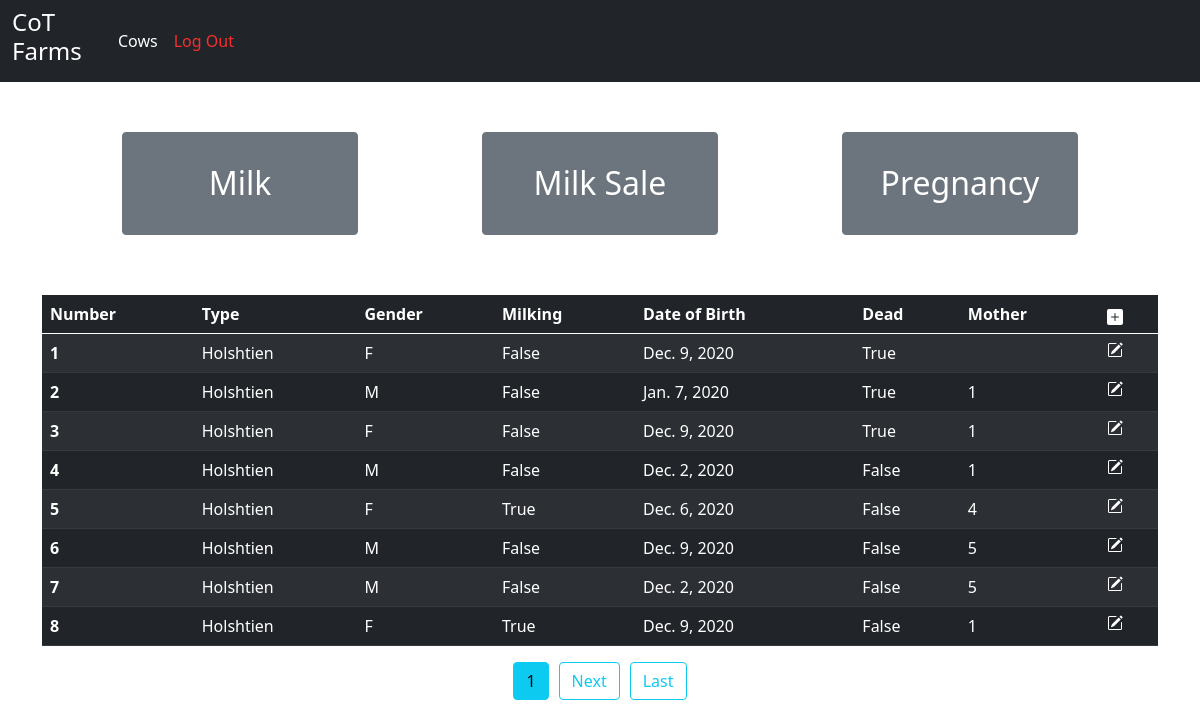
Screenshot of /Cows/ (signed in) with the database file from the repository.
### Manager/models.py (models this page shows, shortened)
class Cow(models.Model):
    Gender = (("M","MALE"),("F","FEMALE"))
    number = models.IntegerField(primary_key=True)
    dob = models.DateField()
    Type = models.ForeignKey(CowType, on_delete=models.SET_NULL, null=True)
    mother = models.ForeignKey("self", on_delete=models.SET_NULL, null=True, blank=True )
    gender = models.CharField(choices=Gender,max_length=1)
    dead = models.BooleanField(default=False)
    isMilking = models.BooleanField(default=False)

class CowType(models.Model):
    Type = models.CharField(max_length=30)
    def __str__(self):
        return self.Type

### Manager/views.py (the view)
# urls.py: path('', login_required(CowListView.as_view()), name='manager-cow-home'),
class CowListView(ListView):
    model = Cow
    template_name = 'Manager/Cows.html'
    context_object_name = "cows"
    ordering = ['number']
    paginate_by = 8

### Manager/templates/Manager/Cows.html (shortened to what this page needs)
{% extends "Manager/base.html" %}
{% block content %}
    <div style="padding: 30px;margin-bottom: 30px; padding-top: 0px;" class="row">
        <div class="col-md d-flex justify-content-center">
            <a href="{% url 'manager-cow-milk' %}" class="btn btn-secondary" style="padding: 8%; width: 70%; font-size: 200%;">Milk</a>
        </div>
        <div class="col-md d-flex justify-content-center">
            <a href="{% url 'manager-cow-milk-sale' %}" class="btn btn-secondary" style="padding: 8%; width: 70%; font-size: 200%;">Milk Sale</a>
        </div>
        <div class="col-md d-flex justify-content-center">
            <a href="{% url 'manager-cow-pregnancy' %}" class="btn btn-secondary" style="padding: 8%; width: 70%; font-size: 200%;">Pregnancy</a>
        </div>
    </div>
    <table class="table table-dark table-hover table-striped">
        <thead>
            <tr>
                <th scope="col">Number</th>
                <th scope="col">Type</th>
                <th scope="col">Gender</th>
                <th scope="col">Milking</th>
                <th scope="col">Date of Birth</th>
                <th scope="col">Dead</th>
                <th scope="col">Mother</th>
                <th scope="col">
                    <a type="button" href="{% url 'manager-cow-addcow' %}">
                        <svg xmlns="http://www.w3.org/2000/svg" width="16" height="16" fill="white" class="bi bi-plus-square-fill" viewBox="0 0 16 16">
                            <path d="M2 0a2 2 0 0 0-2 2v12a2 2 0 0 0 2 2h12a2 2 0 0 0 2-2V2a2 2 0 0 0-2-2H2zm6.5 4.5v3h3a.5.5 0 0 1 0 1h-3v3a.5.5 0 0 1-1 0v-3h-3a.5.5 0 0 1 0-1h3v-3a.5.5 0 0 1 1 0z"/>
                        </svg>
                    </a>
                </th>
            </tr>
        </thead>
        <tbody>
        {% for cow in cows %}
            <tr>
                <th scope="row">{{cow.number}}</th>
                <td>{{cow.Type}}</td>
                <td>{{cow.gender}}</td>
                <td>{{cow.isMilking}}</td>
                <td>{{cow.dob}}</td>
                <td>{{cow.dead}}</td>
                <td>{{cow.mother.number}}</td>
                <td>
                    <a type="button" href="{% url 'manager-cow-editcow' cow.number %}">
                    </a>
                </td>
            </tr>
        {% endfor %}
        </tbody>
    </table>
    <div class="d-flex justify-content-center">
        <a href="" class="btn btn-info" style="margin-left: 5px; margin-right: 5px;">{{ page_obj.number }}</a>
        {% if page_obj.has_next %}
            <a href="?page={{ page_obj.next_page_number }}" class="btn btn-outline-info" style="margin-left: 5px; margin-right: 5px;">Next</a>
            <a href="?page={{ page_obj.paginator.num_pages }}" class="btn btn-outline-info" style="margin-left: 5px; margin-right: 5px;">Last</a>
        {% endif %}
    </div>
{% endblock content %}

### rows the page displays
Cow: number "1", Type "Holshtien", gender "F", isMilking "False", dob "Dec. 9, 2020", dead "True"
Cow: number "2", Type "Holshtien", gender "M", isMilking "False", dob "Jan. 7, 2020", dead "True", mother.number "1"
Cow: number "3", Type "Holshtien", gender "F", isMilking "False", dob "Dec. 9, 2020", dead "True", mother.number "1"
Cow: number "4", Type "Holshtien", gender "M", isMilking "False", dob "Dec. 2, 2020", dead "False", mother.number "1"
Cow: number "5", Type "Holshtien", gender "F", isMilking "True", dob "Dec. 6, 2020", dead "False", mother.number "4"
Cow: number "6", Type "Holshtien", gender "M", isMilking "False", dob "Dec. 9, 2020", dead "False", mother.number "5"
Cow: number "7", Type "Holshtien", gender "M", isMilking "False", dob "Dec. 2, 2020", dead "False", mother.number "5"
Cow: number "8", Type "Holshtien", gender "F", isMilking "True", dob "Dec. 9, 2020", dead "False", mother.number "1"

### other values shown
{{ page_obj.number }} "1"
